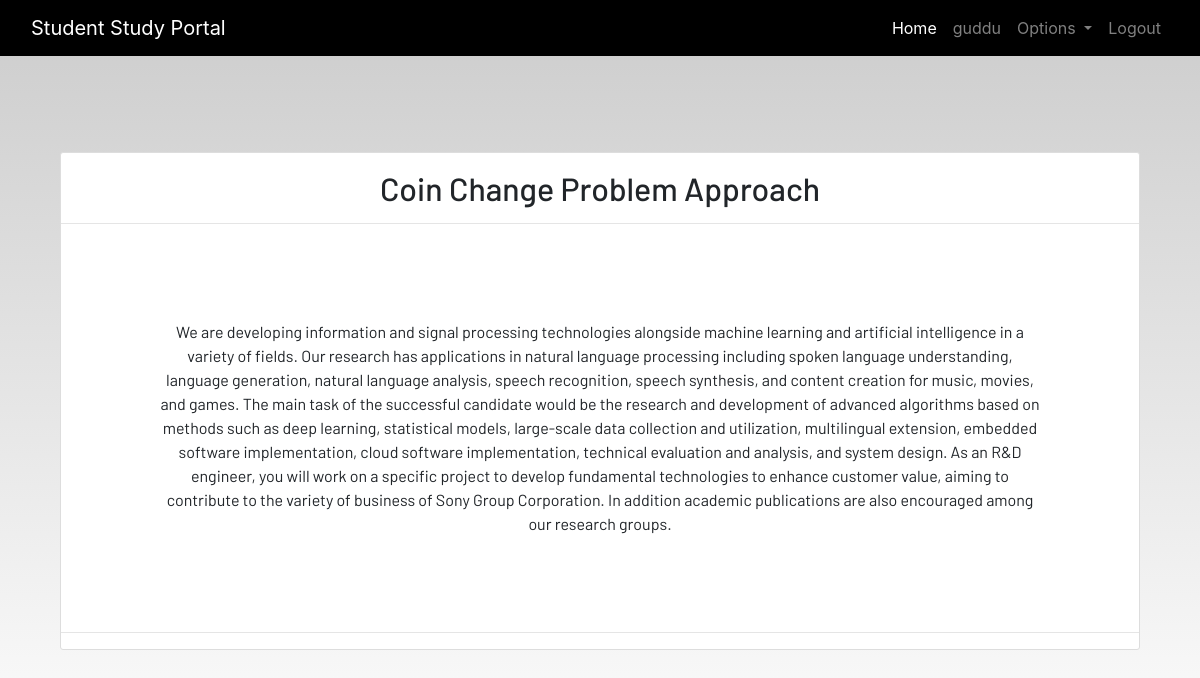
The page /detail/8 (signed in) on the database its author committed.
### app01/models.py (models this page shows, shortened)
class Notes(models.Model):
    user = models.ForeignKey(User, on_delete=models.CASCADE)
    title = models.CharField(max_length=200)
    description = models.TextField()

### app01/views.py (the view)
# urls.py: path('detail/<int:detail_id>', views.detail, name="detail"),
@login_required
def detail(request, detail_id):
    data = get_object_or_404(Notes, pk=detail_id)
    context = {
        "data": data
    }
    return render(request, "dashboard/notes_detail.html", context)

### app01/template/dashboard/notes_detail.html
{% extends 'dashboard/base.html' %}
{% load static %}
{% block content %}
<section class='text-center container'>
    <div class="container">
        <div class="content-section p-0 mt-5">
            <div class="m-3">
                <h2>{{data.title}}</h2>
            </div>
            <hr class="p-0 m-0">
            <p class="description m-5 p-5">
                {{data.description}}
            </p>
            <hr>
        </div>
    </div>
</section>
{% endblock content %}

### app01/template/dashboard/base.html (shortened to what this page needs)
<!DOCTYPE html>
{% load static %}
<html lang="en">
<head>
  <link rel="stylesheet" href="https://stackpath.bootstrapcdn.com/bootstrap/4.3.1/css/bootstrap.min.css"
 />
  <link rel="stylesheet" href="https://use.fontawesome.com/releases/v5.7.2/css/all.css"
 />
  <link rel="stylesheet" href="{% static 'css/main.css' %}" />
</head>
<body>
  <header>
    <nav class="navbar navbar-expand-lg navbar-dark bg-dark">
      <div class="container-fluid">
        <a class="navbar-brand" href="{% url 'home' %}">Student Study Portal</a>
        <div class="collapse navbar-collapse justify-content-end" id="navbarSupportedContent">
          <ul class="navbar-nav mb-2 mb-lg-0">
            <li class="nav-item">
              <a class="nav-link active" aria-current="page" href="{% url 'home' %}">Home</a>
            </li>
            {% if user.is_authenticated %}
            <li class="nav-item">
              <a class="nav-link" href="#">{{user.username}}</a>
            </li>
            <li class="nav-item dropdown">
              <a class="nav-link dropdown-toggle" href="#" id="navbarDropdown" role="button" data-toggle="dropdown"
                aria-haspopup="true" aria-expanded="false">
                Options
              </a>
            </li>
            <li class="nav-item">
              <a class="nav-link" href="{% url 'logout' %}">Logout</a>
            </li>
            {% endif %}
          </ul>
        </div>
      </div>
    </nav>
  </header>
  <br /><br />
  <main>
    {% block content %}
    {% endblock content %}
  </main>
</body>
</html>

### static/css/main.css (style rules this page uses)
html { scroll-behavior: smooth; height: 100%; width: 100%; }
main { font-family: Barlow, Quicksand, Rubik, sans-serif, serif, 'Times New Roman', Times, serif !important; }
.navbar { background-color: rgb(0, 0, 0) !important; }
a { text-decoration: none !important; color: black; }
html, body { max-width: 100%; overflow-x: hidden; height: 100%; width: 100%; }
body { background: linear-gradient(rgba(0, 0, 0, 0.2), rgba(255, 255, 255, 0.5)); overflow-x: hidden; background-repeat: no-repeat; }
.content-section { background: #ffffff; padding: 10px 20px; border: 1px solid #dddddd; border-radius: 3px; margin-bottom: 20px; }

### rows shown on the page
Notes: title "Coin Change Problem Approach", description "We are developing information and signal processing technologies alongside machine learning and artificial intelligence in a variety of fields. Our research has applications in natural language processing including spoken language understanding, language generation, natural language analysis, speech recognition, speech synthesis, and content creation for music, movies, and games. The main task of the successful candidate would be the research and development of advanced algorithms based on methods such as deep learning, statistical models, large-scale data collection and utilization, multilingual extension, embedded software implementation, cloud software implementation, technical…"

### other values the page prints
{{ user.username }} "guddu"
